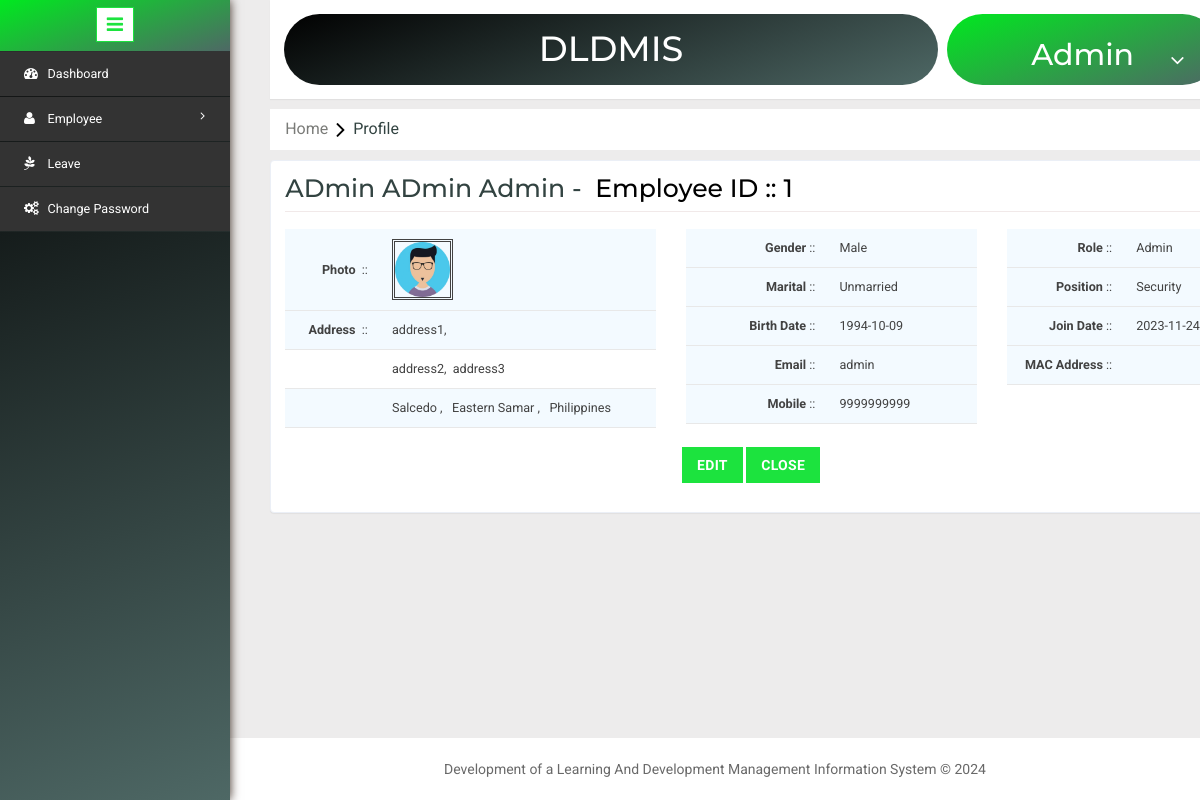
Screenshot of /profile.php (signed in) with the database file from the repository.
### tables this page shows
CREATE TABLE `employee` (
  `EmpId` bigint(20) NOT NULL,
  `EmployeeId` varchar(11) NOT NULL,
  `FirstName` varchar(200) NOT NULL,
  `MiddleName` varchar(200) NOT NULL,
  `LastName` varchar(200) NOT NULL,
  `Birthdate` date NOT NULL,
  `Gender` int(10) NOT NULL,
  `Address1` varchar(500) NOT NULL,
  `Address2` varchar(500) NOT NULL,
  `Address3` varchar(500) NOT NULL,
  `CityId` int(11) NOT NULL,
  `Mobile` decimal(10,0) NOT NULL,
  `Email` varchar(200) NOT NULL,
  `Password` varchar(25) NOT NULL,
  `AadharNumber` varchar(25) NOT NULL,
  `MaritalStatus` int(11) NOT NULL,
  `PositionId` int(11) NOT NULL,
  `CreatedBy` bigint(20) NOT NULL,
  `CreatedDate` datetime NOT NULL,
  `ModifiedBy` bigint(20) DEFAULT NULL,
  `ModifiedDate` datetime DEFAULT NULL,
  `JoinDate` date NOT NULL,
  `LeaveDate` date DEFAULT NULL,
  `LastLogin` datetime DEFAULT NULL,
  `LastLogout` datetime DEFAULT NULL,
  `StatusId` int(11) NOT NULL,
  `RoleId` int(11) NOT NULL,
  `ImageName` varchar(1000) DEFAULT NULL,
  `MacAddress` varchar(25) NOT NULL
);

CREATE TABLE `city` (
  `CityId` int(11) NOT NULL,
  `StateId` int(11) NOT NULL,
  `Name` varchar(200) NOT NULL
);

CREATE TABLE `state` (
  `StateId` int(11) NOT NULL,
  `CountryId` int(11) NOT NULL,
  `Name` varchar(200) NOT NULL
);

CREATE TABLE `country` (
  `CountryId` int(11) NOT NULL,
  `Name` varchar(200) NOT NULL
);

CREATE TABLE `gender` (
  `GenderId` int(11) NOT NULL,
  `Name` varchar(15) NOT NULL
);

CREATE TABLE `maritalstatus` (
  `MaritalId` int(11) NOT NULL,
  `Name` varchar(100) NOT NULL
);

CREATE TABLE `role` (
  `RoleId` int(11) NOT NULL,
  `Name` varchar(200) NOT NULL
);

CREATE TABLE `position` (
  `PositionId` int(11) NOT NULL,
  `Name` varchar(200) NOT NULL
);

### profile.php (the view, shortened to what this page needs)
<?php include('header.php'); ?>
<?php
	$dbs = new database();
	$db = $dbs->connection();
	$row = $gendern = $maritaln = $cityn = $staten = $countryn = $positionn = $rolen = "";
	$ProfileEmpId = $_SESSION['User']['EmployeeId'];
	if (isset($_POST['close'])) {
		echo "<script>window.location='home.php';</script>";
	} elseif (isset($_POST['edit'])) {
		echo "<script>window.location='profileedit.php';</script>";
	} else {
		$view = mysqli_query($db, "select * from employee where EmployeeId='$ProfileEmpId'");
		$row = mysqli_fetch_assoc($view);
		$genderid = $row['Gender'];
		$gid = mysqli_query($db, "select * from gender where GenderId='$genderid'");
		$gendern = mysqli_fetch_assoc($gid);
		$maritalid = $row['MaritalStatus'];
		$mid = mysqli_query($db,"select * from maritalstatus where MaritalId='$maritalid'");
		$maritaln = mysqli_fetch_assoc($mid);
		$cityid = $row['CityId'];
		$cid = mysqli_query($db,"select * from city where CityId='$cityid'");
		$cityn = mysqli_fetch_assoc($cid);
		$stateid = $cityn['StateId'];
		$sid = mysqli_query($db,"select * from state where StateId='$stateid'");
		$staten = mysqli_fetch_assoc($sid);
		$countryid = $staten['CountryId'];
		$couid = mysqli_query($db,"select * from country where CountryId='$countryid'");
		$countryn = mysqli_fetch_assoc($couid);
		$positionid = $row['PositionId'];
		$pid = mysqli_query($db,"select * from position where PositionId='$positionid'");
		$positionn = mysqli_fetch_assoc($pid);
		$roleid = $row['RoleId'];
		$rid = mysqli_query($db, "select * from role where RoleId='$roleid'");
		$rolen = mysqli_fetch_assoc($rid);
	}
?>
<link rel="stylesheet" type="text/css" href="css/table-style.css" />
<ol class="breadcrumb" style="margin: 10px 0px ! important;">
    <li class="breadcrumb-item"><a href="Home.php">Home</a><i class="fa fa-angle-right"></i>Profile</li>
</ol>
<form method="post">
<div class="validation-form" style="margin-top: 0;">
	<h2 style="text-transform: capitalize; margin: 0px;"><?php if($row) { echo $row['FirstName']."&nbsp;".$row['MiddleName']."&nbsp".$row['LastName'];} else { echo "Null"; } ?> -&nbsp;&nbsp;<font color="black"><?php if($row>0) { echo "Employee ID ::&nbsp;".$row['EmployeeId']; } else { echo "<b>Employee ID</b> ::&nbsp; Null"; }?></font></h2>
	<div class="row">
		<div class="col-md-5">
			<table>
				<tbody>
					<tr>
						<td rowspan="2" style="text-align: right;"><b>Photo</b>&nbsp; ::</td>
						<td rowspan="2"><img src="image/<?php if($row) { echo $row['ImageName']; } else{ echo "Null"; }?>" style=" height: 61px; border: double;"></td>
					</tr>
				</tbody>
				<tbody>
					<tr>
						<td style="text-align: right;"><b>Address</b> &nbsp;::</td>
						<td><?php if($row) { echo $row['Address1']; } else{ echo "Null"; }?>,</td>
					</tr>
					<tr>
						<td></td>
						<td><?php if($row) { echo $row['Address2']; } else{ echo "Null"; }?>,&nbsp;&nbsp;<?php if($row) { echo $row['Address3']; } else{ echo "Null"; }?></td>
					</tr>
					<tr>
						<td></td>
						<td><?php if($cityn) { echo ucfirst($cityn['Name']); } else{ echo "Null"; }?> ,&nbsp;&nbsp;&nbsp;<?php if($staten) { echo ucfirst($staten['Name']); } else{ echo "Null"; }?> ,&nbsp;&nbsp;&nbsp;<?php if($countryn) { echo ucfirst($countryn['Name']); } else{ echo "Null"; }?></td>
					</tr>
				</tbody>
			</table>
		</div>
		<div class="col-md-4">
			<table>
				<tbody>
					<tr>
						<td style="text-align: right;"><b>Gender</b> ::</td>
						<td><?php if($gendern) { echo ucfirst($gendern['Name']); } else{ echo "Null"; }?></td>
					</tr>
				</tbody>
				<tbody>
					<tr>
						<td style="text-align: right;"><b>Marital</b> ::</td>
						<td><?php if($maritaln) { echo $maritaln['Name']; } else{ echo "Null"; }?></td>
					</tr>
				</tbody>
				<tbody>
					<tr>
						<td style="text-align: right;"><b>Birth Date</b> ::</td>
						<td><?php if($row) { echo $row['Birthdate']; } else{ echo "Null"; }?></td>
					</tr>
				</tbody>
				<tbody>
					<tr>
						<td style="text-align: right;"><b>Email</b> ::</td>
						<td><?php if($row) { echo $row['Email']; } else{ echo "Null"; }?></td>
					</tr>
				</tbody>
				<tbody>
					<tr>
						<td style="text-align: right;"><b>Mobile</b> ::</td>
						<td><?php if($row) { echo $row['Mobile']; } else{ echo "Null"; }?></td>
					</tr>
				</tbody>
			</table>
		</div>
		<div class="col-md-3">
			<table>
				<tbody>
					<tr>
						<td style="text-align: right;"><b>Role</b> ::</td>
						<td><?php if($rolen) { echo ucfirst($rolen['Name']); } else{ echo "Null"; }?></td>
					</tr>
				</tbody>
				<tbody>
					<tr>
						<td style="text-align: right;"><b>Position</b> ::</td>
						<td><?php if($positionn) { echo $positionn['Name']; } else{ echo "Null"; }?></td>
					</tr>
				</tbody>
				<tbody>
					<tr>
						<td style="text-align: right;"><b>Join Date</b> ::</td>
						<td><?php if($row) { echo $row['JoinDate']; } else{ echo "Null"; }?></td>
					</tr>
				</tbody>
				<tbody>
					<tr>
						<td style="text-align: right;"><b>MAC Address</b> ::</td>
						<td><?php if($row) { echo $row['MacAddress']; } else{ echo "Null"; }?></td>
					</tr>
				</tbody>
			</table>
		</div>
	</div>
	<div class="row" style="text-align: center; margin-top: 2%;">
		<div class="col-md-12 form-group">
			<button type="submit" name="edit" class="btn btn-primary">Edit</button>
            <button type="submit" name="close" class="btn btn-primary">Close</button>
        </div>
	</div>
</div>
</form>
<?php include('footer.php'); ?>

### css/table-style.css (style rules this page uses)
table { background: white; border-collapse: collapse; margin: 1.25em 0 0; width: 100%; }
table tr, table th, table td { border: none; border-bottom: 1px solid #e8e8e8; font-size: .95em; }
table th, table td { padding: 10px 12px; text-align: left; }
table tr td { background: #f3faff; color: #424242; }
table tr:nth-of-type(2n+2) td { background: #ffffff; }
table { width: 100%; }

### rows the page displays
employee: FirstName "ADmin", MiddleName "ADmin", LastName "Admin", EmployeeId "1", ImageName (picture), Address1 "address1", Address2 "address2", Address3 "address3", Birthdate "1994-10-09", Email "admin", Mobile "9999999999", JoinDate "2023-11-24"
city: Name "Salcedo"
state: Name "Eastern Samar"
country: Name "Philippines"
gender: Name "Male"
maritalstatus: Name "Unmarried"
role: Name "Admin"
position: Name "Security"
